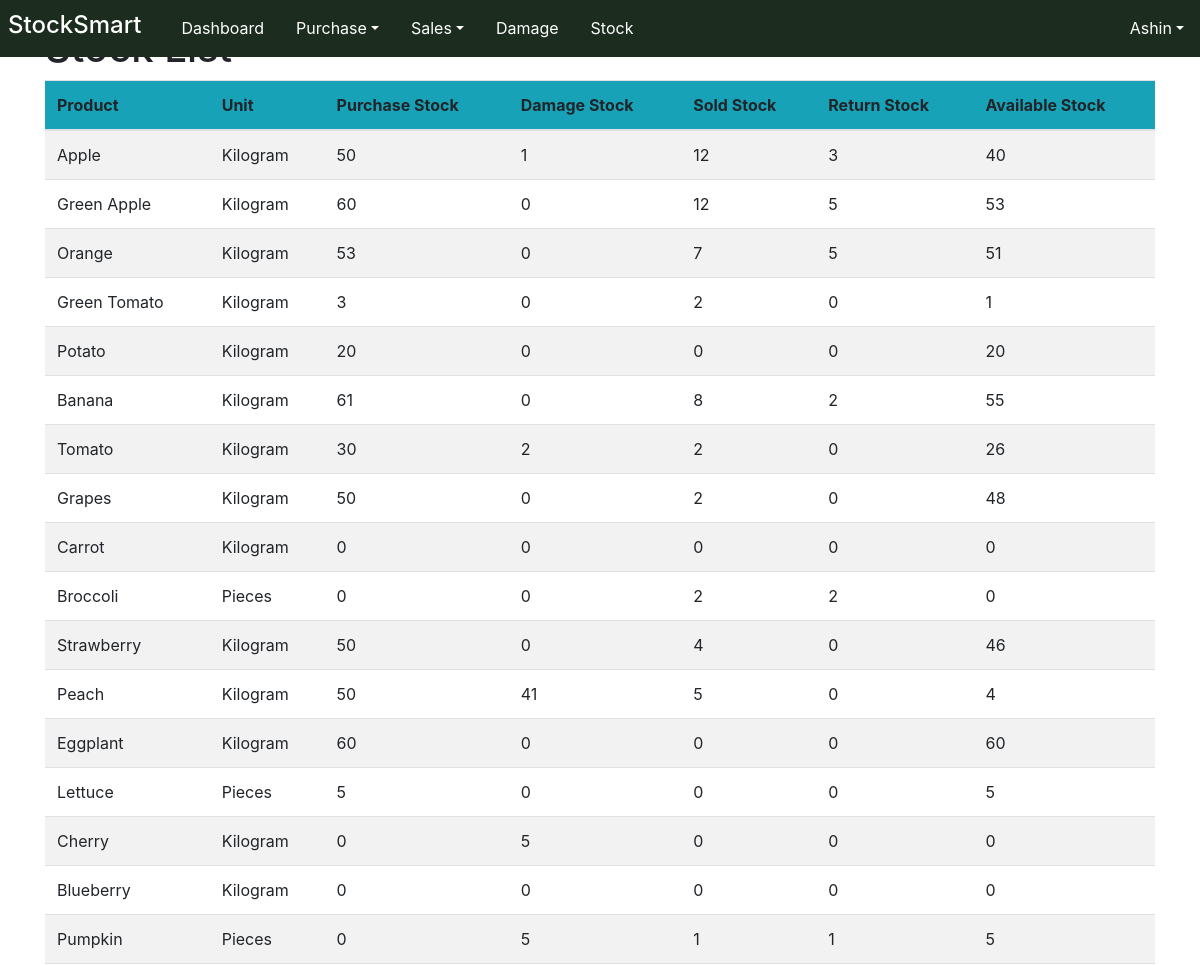
The page /Stock/stock_list/ (signed in, upper part) on the database as committed earlier.
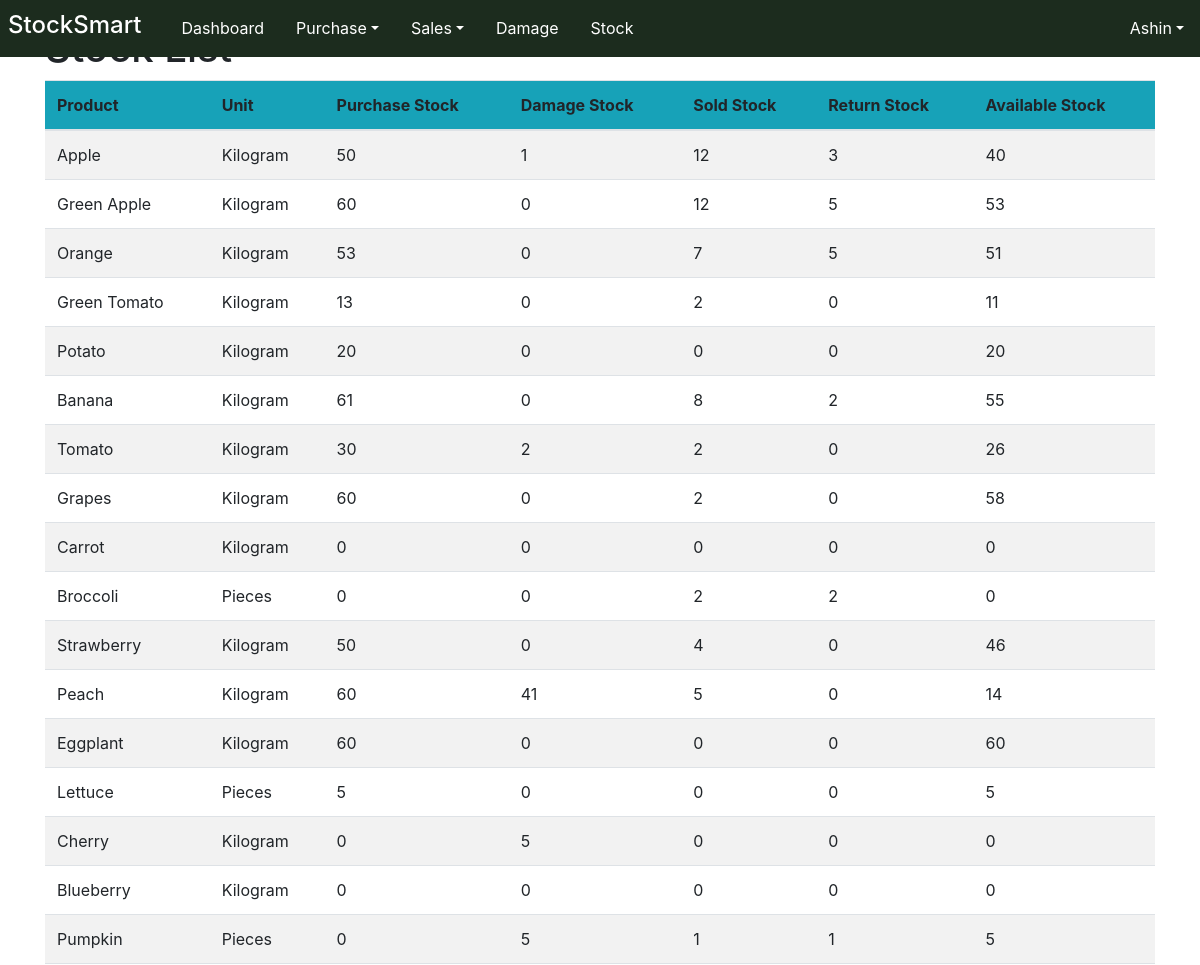
The same page on the database as committed later.
### Stock/models.py (models this page shows, shortened)
class stockTable(models.Model):
    st_item = models.OneToOneField(itemTable, on_delete=models.CASCADE)
    st_purchasesStock = models.PositiveIntegerField(default=0)
    st_soldStock = models.PositiveIntegerField(default=0)
    st_salesReturnStock = models.PositiveIntegerField(default=0)
    st_damageStock = models.PositiveIntegerField(default=0)
    st_remainingStock = models.PositiveIntegerField(default=0)

### Core/models.py (models this page shows, shortened)
class itemTable(models.Model):
    UNIT_CHOICES = [
        ('Kilogram', 'Kg'),
        ('Pieces', 'Pcs'),
    ]
    CATEGORY_CHOICE = [
        ('Vegetables', 'Veg'),
        ('Fruits', 'Fru'),
    ]
    item_name = models.CharField(max_length=50, null=True, blank=True, unique=True)
    item_category = models.CharField(max_length=50, choices=CATEGORY_CHOICE)
    item_unit = models.CharField(max_length=15, choices=UNIT_CHOICES)

### Stock/views.py (the view)
# urls.py: path("stock_list/", views.stock_list, name="stock_list"),
@admin_required
def stock_list(request):
    base_template = 'user/Index.html' if request.user.role == "Admin" else 'user/staff_index.html'
    st=stockTable.objects.all()
    return render(request,"stock/stock_list.html",{'st':st, 'base_template':base_template})

### templates/stock/stock_list.html (shortened to what this page needs)
<!DOCTYPE html>
{% extends base_template %}
{% load static %}
{% block content %}
<html lang="en">
<head>
    <link rel="stylesheet" href="https://stackpath.bootstrapcdn.com/bootstrap/4.3.1/css/bootstrap.min.css">
    <link href="{% static 'assets/style.css' %}" rel="stylesheet">
</head>
<body>
<div class="container">
    <h1 class="mt-4">Stock List</h1>
    <table class="table table-striped">
        <thead class="bg-info">
            <tr>
                <th scope="col">Product</th>
                <th scope="col">Unit</th>
                <th scope="col">Purchase Stock</th>
                <th scope="col">Damage Stock</th>
                <th scope="col">Sold Stock</th>
                <th scope="col">Return Stock</th>
                <th scope="col">Available Stock</th>
            </tr>
        </thead>
        <tbody>
            {% for i in st %}
                <tr>
                    <td class="{% if i.st_remainingStock < 10 %}low-stock{% endif %}">{{ i.st_item.item_name }}</td>
                    <td>{{ i.st_item.item_unit }}</td>
                    <td>{{ i.st_purchasesStock }} </td>
                    <td>{{ i.st_damageStock }} </td>
                    <td>{{ i.st_soldStock }} </td>
                    <td>{{ i.st_salesReturnStock }} </td>
                    <td class="{% if i.st_remainingStock < 10 %}low-stock{% endif %}">{{ i.st_remainingStock }}</td>
                </tr>
            {% endfor %}
        </tbody>
    </table>
</div>
</body>
</html>
{% endblock %}

Rows that differ between the two databases and show on the page:
changed stockTable "Green Tomato": st_purchasesStock "3" → "13"; st_remainingStock "1" → "11"
changed stockTable "Grapes": st_purchasesStock "50" → "60"; st_remainingStock "48" → "58"
changed stockTable "Peach": st_purchasesStock "50" → "60"; st_remainingStock "4" → "14"
